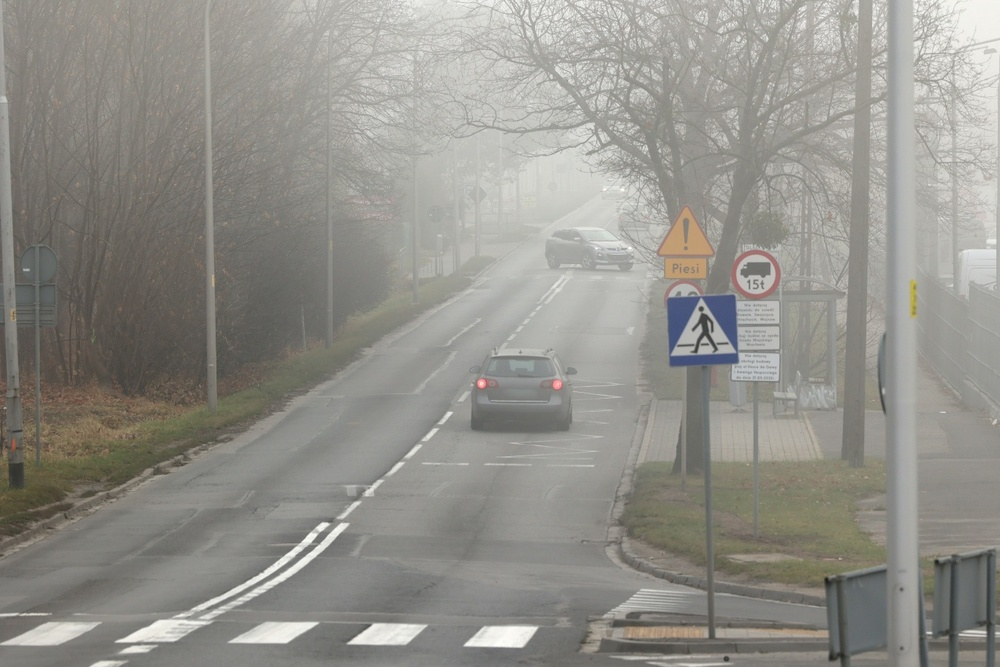
#> input picture mistyroad.jpg, 1000 x 667 px, shrunk from 1368 x 912 before the run
$ python '3-6 히스토그램 평활화하기.py'
#> lines starting #> are read from the running program, lines starting #| are printed output that depends on the picture
import cv2 as cv
import matplotlib.pyplot as plt

img = cv.imread('mistyroad.jpg')
#> img is the input picture: shape (667, 1000, 3); mean B, G, R 138.7, 145, 146.5

gray = cv.cvtColor(img, cv.COLOR_BGR2GRAY)
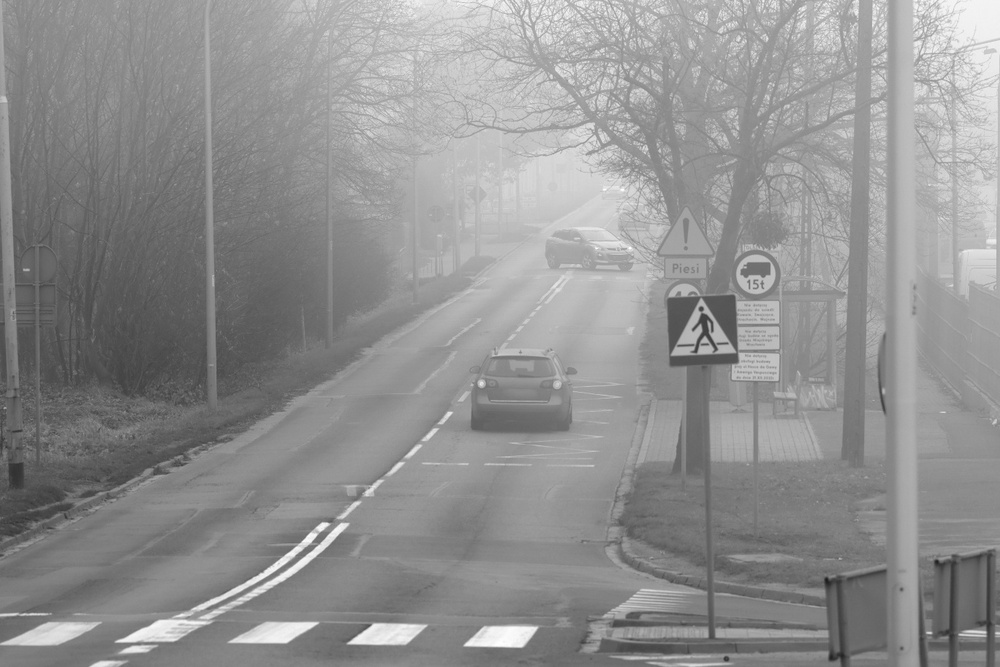
#> gray: shape (667, 1000); min 28, max 255, mean 144.8
plt.imshow(gray, cmap = 'gray'), plt.xticks([]), plt.yticks([]), plt.show()

#> (the run stopped early here; a loop or call above may not have finished)

$ run again, with girl_laughing.jpg copied over mistyroad.jpg
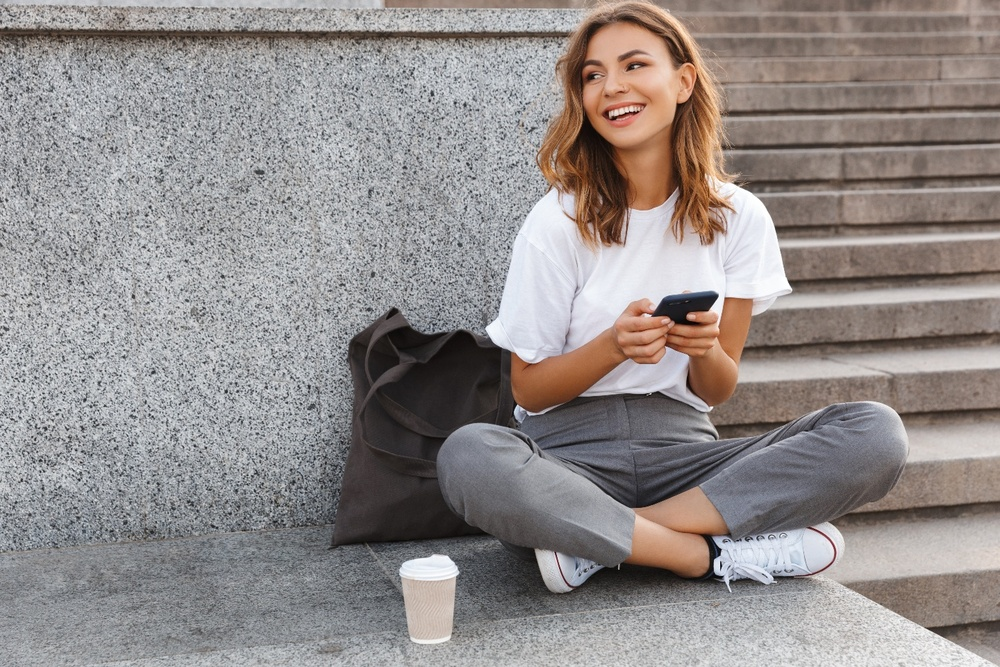
#> input picture girl_laughing.jpg, 1000 x 667 px, shrunk from 1440 x 960 before the run
#> img is the input picture: shape (667, 1000, 3); mean B, G, R 139.3, 140.6, 146.9
#> `gray = cv.cvtColor(img, cv.COLOR_BGR2GRAY)`:
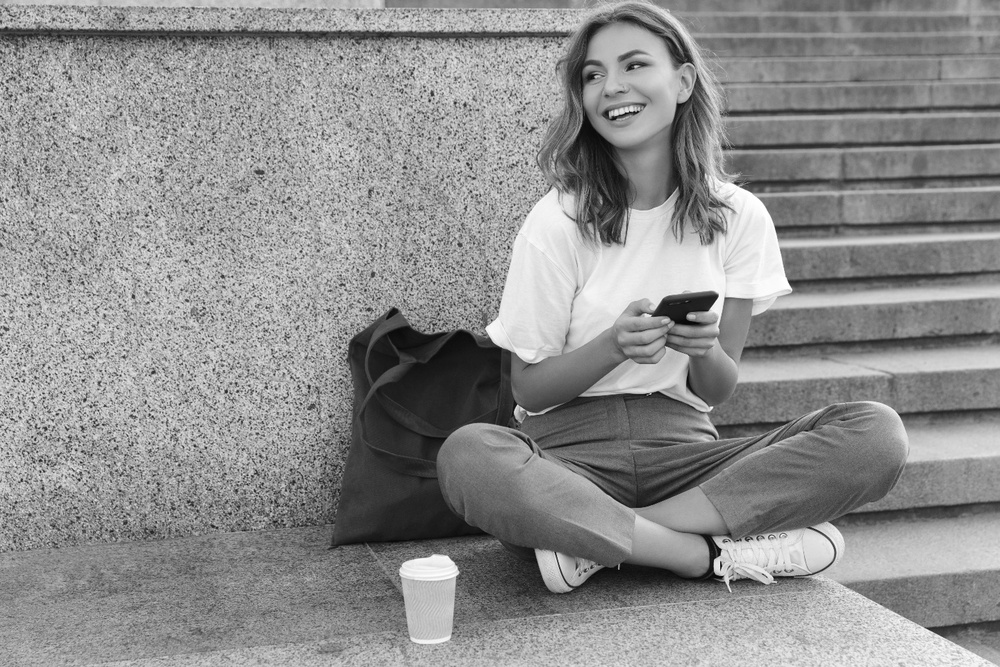
#> gray: shape (667, 1000); min 4, max 255, mean 142.3

$ run again, with soccer.jpg copied over mistyroad.jpg
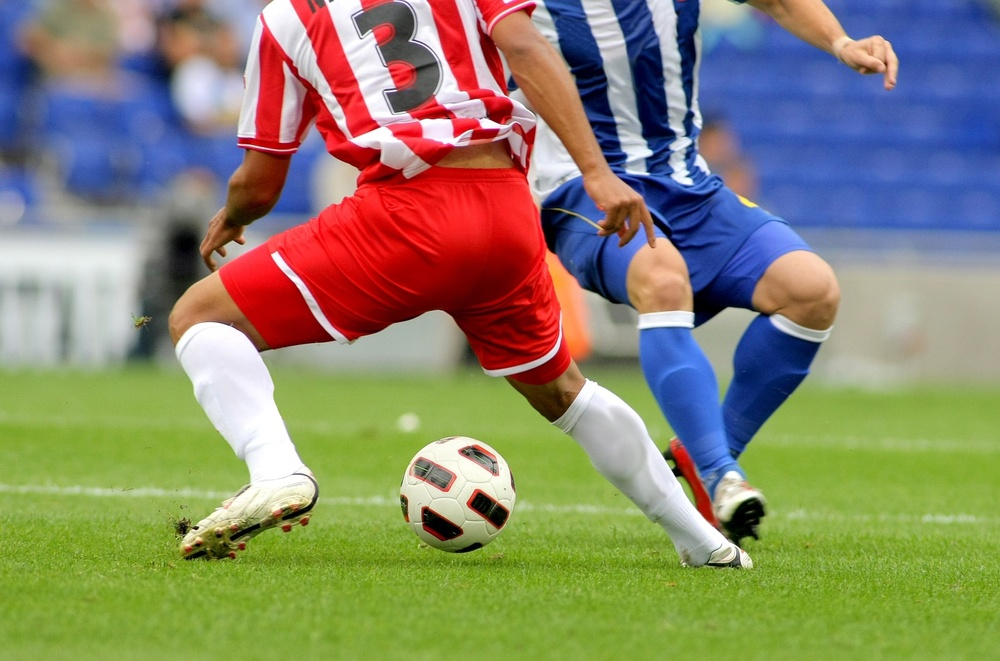
#> input picture soccer.jpg, 1000 x 661 px, shrunk from 1434 x 948 before the run
#> img is the input picture: shape (661, 1000, 3); mean B, G, R 107.3, 133.3, 136.8
#> `gray = cv.cvtColor(img, cv.COLOR_BGR2GRAY)`:
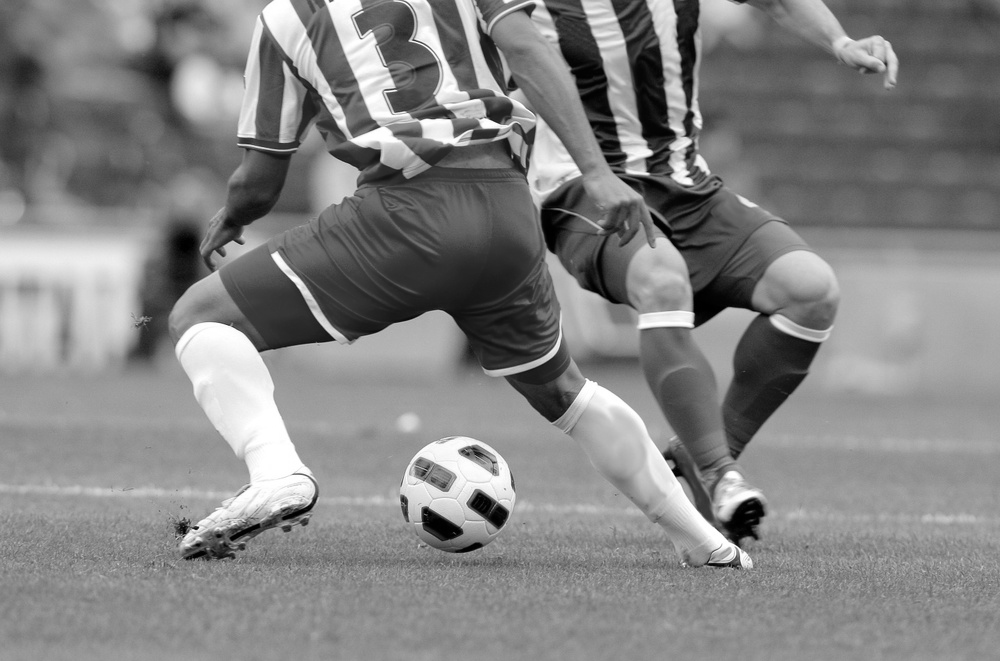
#> gray: shape (661, 1000); min 0, max 255, mean 131.4
